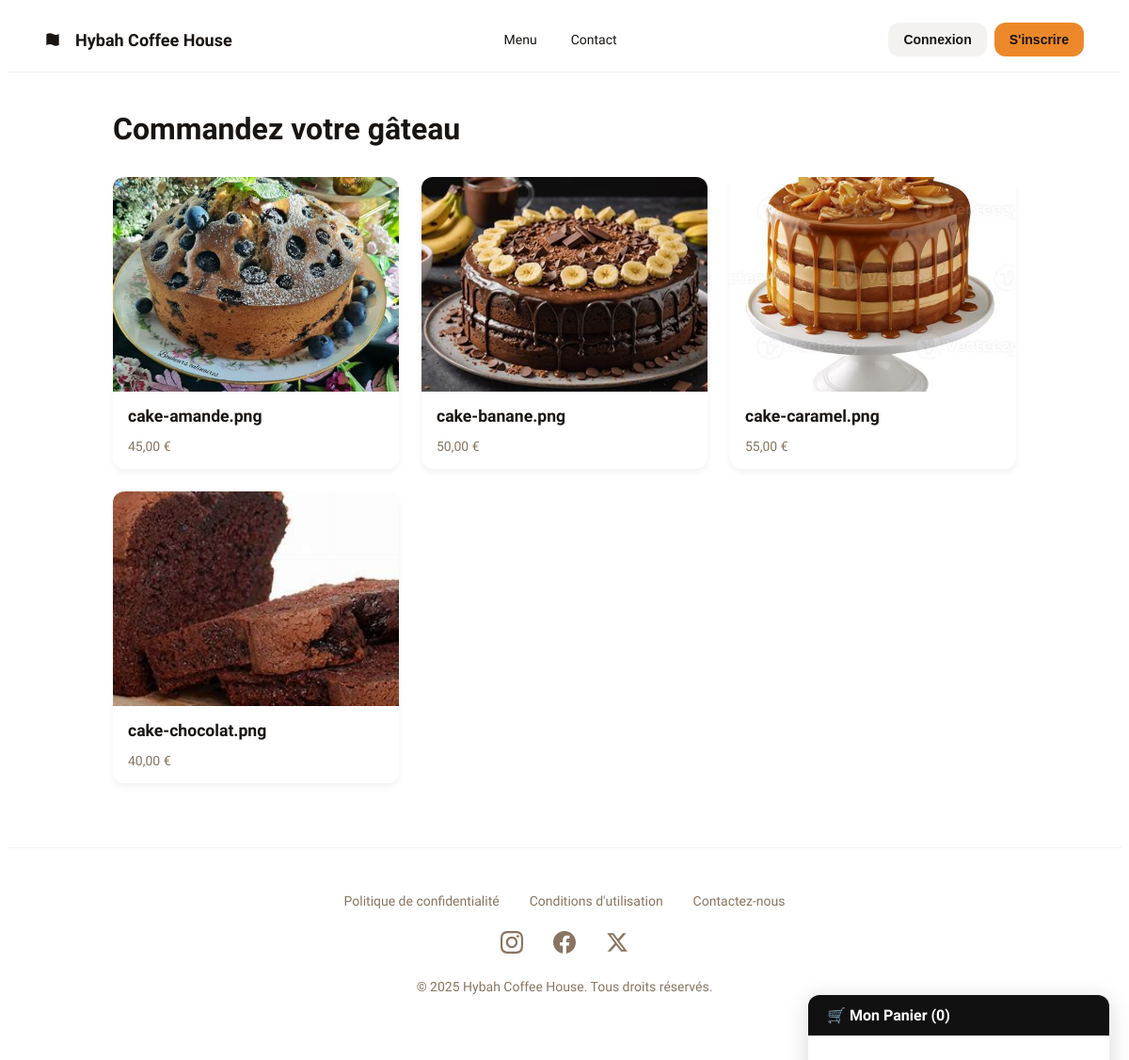
Page /gateaux/ on the committed database.
### gateaux/models.py (models this page shows, shortened)
class Gateau(models.Model):
    nom = models.CharField(max_length=100)
    description = models.TextField()
    prix = models.DecimalField(max_digits=6, decimal_places=2)
    photo = models.ImageField(upload_to='photos_gateaux/', null=True, blank=True)
    class Meta:
        verbose_name = "gâteau"
        verbose_name_plural = "gâteaux"

### gateaux/views.py (the view)
# urls.py: path('', views.liste_gateaux, name='liste_gateaux'),
def liste_gateaux(request):
    tous_les_gateaux = Gateau.objects.all()
    context = { 'gateaux': tous_les_gateaux,
               'show_panier': True,}
    return render(request, 'gateaux/liste_gateaux.html', context)

### gateaux/templates/gateaux/liste_gateaux.html
{% extends 'base.html' %}
{% load static %}
{% block content %}
    <h1>Commandez votre gâteau</h1>
    <div class="menu-grid" style="margin-top: 2rem;">
        {% for gateau in gateaux %}
            <a href="{% url 'detail_gateau' gateau.id %}" class="product-card" style="text-decoration: none; color: inherit;">
                {% if gateau.photo %}
                    <img src="{{ gateau.photo.url }}" alt="{{ gateau.nom }}">
                {% else %}
                    <img src="https://via.placeholder.com/400x300.png?text=Image+Indisponible" alt="Image indisponible">
                {% endif %}
                <div class="product-card-body">
                    <h3>{{ gateau.nom }}</h3>
                    <p>{{ gateau.prix }} €</p>
                </div>
            </a>
        {% empty %}
            <div class="empty-cart" style="grid-column: 1 / -1;">
                <h3>Aucun gâteau disponible</h3>
                <p>Notre menu est en cours de préparation. Revenez bientôt !</p>
            </div>
        {% endfor %}
    </div>
{% endblock %}
{% block panier_chatbot %}
    {% include 'partials/panier_chatbot.html' %}
{% endblock %}

### comptes/static/comptes/style.css (style rules this page uses)
:root { --primary-color: #ed882a; --dark-color: #181411; --light-gray-color: #f4f2f0; --text-color: #181411; --text-muted-color: #897561; }
body { font-family: 'Plus Jakarta Sans', 'Noto Sans', sans-serif; color: var(--text-color); background-color: #FFFFFF; }
h1, h2, h3 { font-weight: 800; }
a { color: var(--primary-color); text-decoration: none; }
.menu-grid { display: grid; grid-template-columns: repeat(auto-fit, minmax(250px, 1fr)); gap: 1.5rem; }
.product-card { background-color: white; border-radius: 0.75rem; overflow: hidden; box-shadow: 0 4px 6px rgba(0,0,0,0.05); transition: transform 0.2s, box-shadow 0.2s; display: flex; flex-direction: column; }
.product-card img { width: 100%; aspect-ratio: 4 / 3; object-fit: cover; }
.product-card-body { padding: 1rem; flex-grow: 1; }
.product-card-body h3 { font-size: 1.1rem; margin-top: 0; margin-bottom: 0.5rem; }
.product-card-body p { font-size: 0.875rem; color: var(--text-muted-color); margin-bottom: 0; }

### rows in the picture
Gateau: photo (picture), nom "cake-amande.png", prix "45,00"
Gateau: photo (picture), nom "cake-banane.png", prix "50,00"
Gateau: photo (picture), nom "cake-caramel.png", prix "55,00"
Gateau: photo (picture), nom "cake-chocolat.png", prix "40,00"
